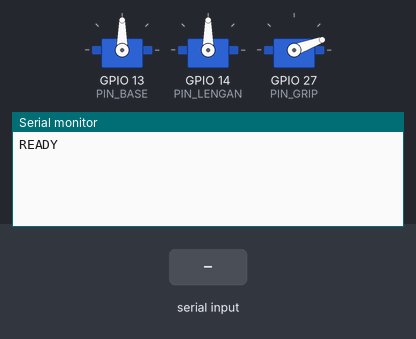
The program below on a simulated ESP32. Shown: 3 × servo, the last lines printed to the serial monitor. The inputs (shaded band) are chosen by the test bench.

Above: at 1.4 s.
1.5 s: "90,45,200\n" received over Serial
At 2.6 s:
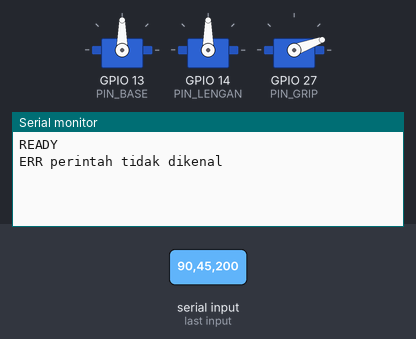
3.0 s: "H\n" received over Serial
At 3.7 s:
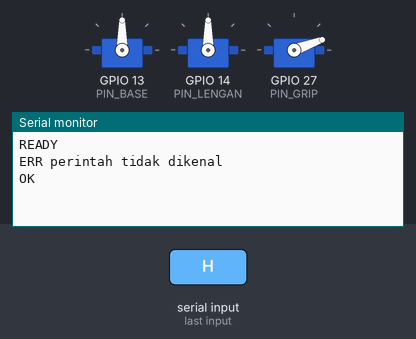

Measured:
- after the input at 1.5 s, the serial monitor: prints a new line at once (image 1)
- after the input at 3.0 s, the serial monitor: prints a new line at once (image 2)

The program:

main.cpp
```cpp
// =====================================================================
//  Robot Arm ITB Insight - Firmware ESP32
//  3 servo: base (GPIO 13), lengan (GPIO 14), gripper (GPIO 27)
//  Protokol serial 115200, ASCII, satu perintah per baris '\n':
//    A <base> <lengan> <grip>   target sudut servo; grip 0 = buka, 1 = tutup
//    H                          pulang pelan ke home            -> OK
//    S <deg_per_tick>           batas kecepatan (1..30)         -> OK
//    G <open> <close>           sudut gripper buka/tutup (0..180) -> OK   (tambahan)
//    P                          ping                            -> OK
//  Balasan: READY (sekali setelah boot), OK, ERR <pesan>
//
//  PENTING: logika ini ditiru oleh app/link.py (VirtualESP32) untuk mode simulasi.
//  Kalau mengubah perilaku di sini, ubah juga di sana.
// =====================================================================
#include <Arduino.h>
#include <ESP32Servo.h>

// ---------------- Konstanta (sesuaikan setelah kalibrasi mekanik) ----------------
static const int PIN_BASE   = 13;
static const int PIN_LENGAN = 14;
static const int PIN_GRIP   = 27;

// Batas keselamatan per servo {base, lengan, gripper}
static const int MIN_DEG[3] = {20, 30, 0};
static const int MAX_DEG[3] = {160, 160, 180};

static const int HOME_BASE   = 90;
static const int HOME_LENGAN = 90;

static int gripOpenDeg  = 20;   // default, bisa diubah dengan perintah G
static int gripCloseDeg = 80;

static const uint32_t TICK_MS          = 20;     // loop servo 50 Hz
static const int      DEFAULT_MAX_STEP = 3;      // derajat per tick (~150 deg/s)
static const int      HOME_STEP        = 1;      // derajat per tick saat pulang ke home
static const uint32_t HOLD_TIMEOUT_MS  = 1000;   // tanpa perintah A -> tahan posisi
static const uint32_t HOME_TIMEOUT_MS  = 10000;  // tanpa perintah A -> pulang ke home

static const int SERVO_MIN_US = 500;             // lebar pulsa MG90S / SG90
static const int SERVO_MAX_US = 2400;
// ----------------------------------------------------------------------------------

enum WatchdogState { WD_ACTIVE, WD_HOLD, WD_HOME };

Servo servos[3];
static const int PINS[3] = {PIN_BASE, PIN_LENGAN, PIN_GRIP};

int currentDeg[3];
int targetDeg[3];
int maxStep = DEFAULT_MAX_STEP;
int stepNow = DEFAULT_MAX_STEP;
uint32_t lastACommandMs = 0;
uint32_t lastTickMs = 0;
WatchdogState wdState = WD_HOME;

char lineBuf[64];
size_t lineLen = 0;
bool lineOverflow = false;

static int clampDeg(int i, int v) { return constrain(v, MIN_DEG[i], MAX_DEG[i]); }

static void goHome() {
  targetDeg[0] = clampDeg(0, HOME_BASE);
  targetDeg[1] = clampDeg(1, HOME_LENGAN);
  targetDeg[2] = clampDeg(2, gripOpenDeg);
  stepNow = HOME_STEP;
}

// Parse bilangan bulat ketat (boleh tanda minus). true kalau valid.
static bool parseInt(const char* s, int& out) {
  if (s == nullptr || *s == '\0') return false;
  char* end = nullptr;
  long v = strtol(s, &end, 10);
  if (end == s || *end != '\0') return false;
  if (v < -10000 || v > 10000) return false;
  out = (int)v;
  return true;
}

static void handleLine(char* line) {
  char* tok[5];
  int n = 0;
  for (char* t = strtok(line, " \t\r"); t && n < 5; t = strtok(nullptr, " \t\r")) tok[n++] = t;
  if (n == 0) return;
  char cmd = toupper(tok[0][0]);
  bool single = tok[0][1] == '\0';

  if (single && cmd == 'A' && n == 4) {
    int b, l, g;
    if (!parseInt(tok[1], b) || !parseInt(tok[2], l) || !parseInt(tok[3], g)) {
      Serial.println("ERR angka tidak valid"); return;
    }
    if (g != 0 && g != 1) { Serial.println("ERR grip harus 0 atau 1"); return; }
    targetDeg[0] = clampDeg(0, b);
    targetDeg[1] = clampDeg(1, l);
    targetDeg[2] = clampDeg(2, g ? gripCloseDeg : gripOpenDeg);
    stepNow = maxStep;
    lastACommandMs = millis();
    wdState = WD_ACTIVE;
    return;  // A tidak dibalas (supaya serial tidak penuh)
  }
  if (single && cmd == 'H' && n == 1) {
    goHome();
    wdState = WD_HOME;
    Serial.println("OK"); return;
  }
  if (single && cmd == 'S' && n == 2) {
    int v;
    if (!parseInt(tok[1], v)) { Serial.println("ERR angka tidak valid"); return; }
    if (v < 1 || v > 30) { Serial.println("ERR S harus 1..30"); return; }
    maxStep = v;
    if (wdState == WD_ACTIVE) stepNow = v;
    Serial.println("OK"); return;
  }
  if (single && cmd == 'G' && n == 3) {
    int o, c;
    if (!parseInt(tok[1], o) || !parseInt(tok[2], c)) { Serial.println("ERR angka tidak valid"); return; }
    if (o < 0 || o > 180 || c < 0 || c > 180) { Serial.println("ERR G harus 0..180"); return; }
    bool wasClosed = abs(targetDeg[2] - gripCloseDeg) < abs(targetDeg[2] - gripOpenDeg);
    gripOpenDeg = o;
    gripCloseDeg = c;
    targetDeg[2] = clampDeg(2, wasClosed ? c : o);
    Serial.println("OK"); return;
  }
  if (single && cmd == 'P' && n == 1) {
    Serial.println("OK"); return;
  }
  Serial.println("ERR perintah tidak dikenal");
}

// Baca serial tanpa blocking; baris terlalu panjang dibuang dan dibalas ERR.
static void pollSerial() {
  while (Serial.available() > 0) {
    char c = (char)Serial.read();
    if (c == '\n') {
      if (lineOverflow) {
        Serial.println("ERR baris terlalu panjang");
      } else {
        lineBuf[lineLen] = '\0';
        handleLine(lineBuf);
      }
      lineLen = 0;
      lineOverflow = false;
    } else if (!lineOverflow) {
      if (lineLen < sizeof(lineBuf) - 1) lineBuf[lineLen++] = c;
      else lineOverflow = true;
    }
  }
}

static void servoTick(uint32_t now) {
  uint32_t idle = now - lastACommandMs;
  if (wdState == WD_ACTIVE && idle > HOLD_TIMEOUT_MS) {
    wdState = WD_HOLD;                                   // tahan posisi terakhir
    for (int i = 0; i < 3; i++) targetDeg[i] = currentDeg[i];
  }
  if (wdState == WD_HOLD && idle > HOME_TIMEOUT_MS) {
    wdState = WD_HOME;                                   // pulang pelan ke home
    goHome();
  }
  for (int i = 0; i < 3; i++) {
    int d = targetDeg[i] - currentDeg[i];
    if (abs(d) <= stepNow) currentDeg[i] = targetDeg[i];
    else currentDeg[i] += (d > 0) ? stepNow : -stepNow;
    servos[i].write(currentDeg[i]);
  }
}

void setup() {
  Serial.begin(115200);
  ESP32PWM::allocateTimer(0);
  ESP32PWM::allocateTimer(1);

  currentDeg[0] = clampDeg(0, HOME_BASE);
  currentDeg[1] = clampDeg(1, HOME_LENGAN);
  currentDeg[2] = clampDeg(2, gripOpenDeg);
  for (int i = 0; i < 3; i++) {
    targetDeg[i] = currentDeg[i];
    servos[i].setPeriodHertz(50);
    servos[i].attach(PINS[i], SERVO_MIN_US, SERVO_MAX_US);
    servos[i].write(currentDeg[i]);
  }
  lastACommandMs = millis();
  lastTickMs = millis();
  delay(200);
  Serial.println("READY");
}

void loop() {
  pollSerial();
  uint32_t now = millis();
  if (now - lastTickMs >= TICK_MS) {
    lastTickMs += TICK_MS;
    if (now - lastTickMs > 10 * TICK_MS) lastTickMs = now;  // jangan mengejar kalau tertinggal jauh
    servoTick(now);
  }
}
```
